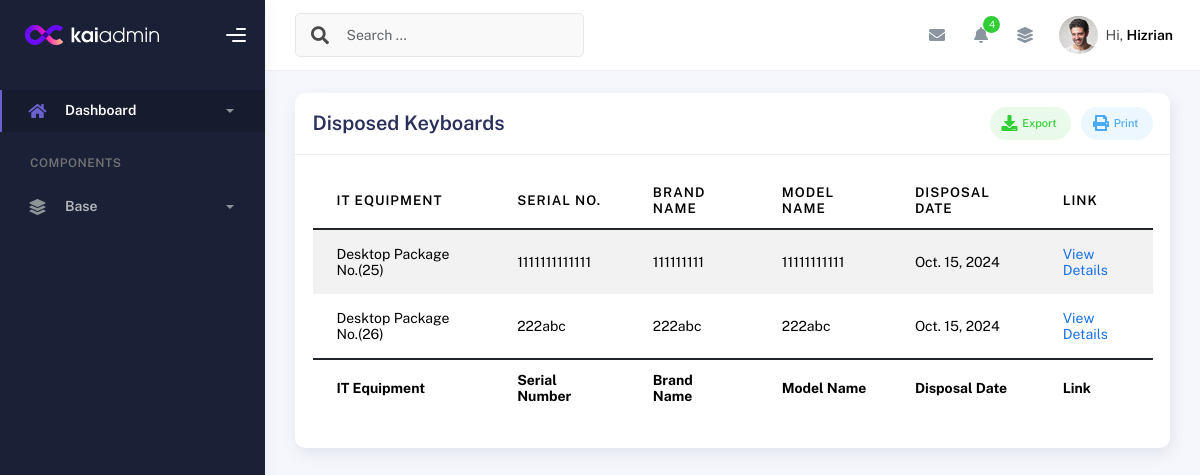
The page /disposed_keyboards/ on the database as committed earlier.
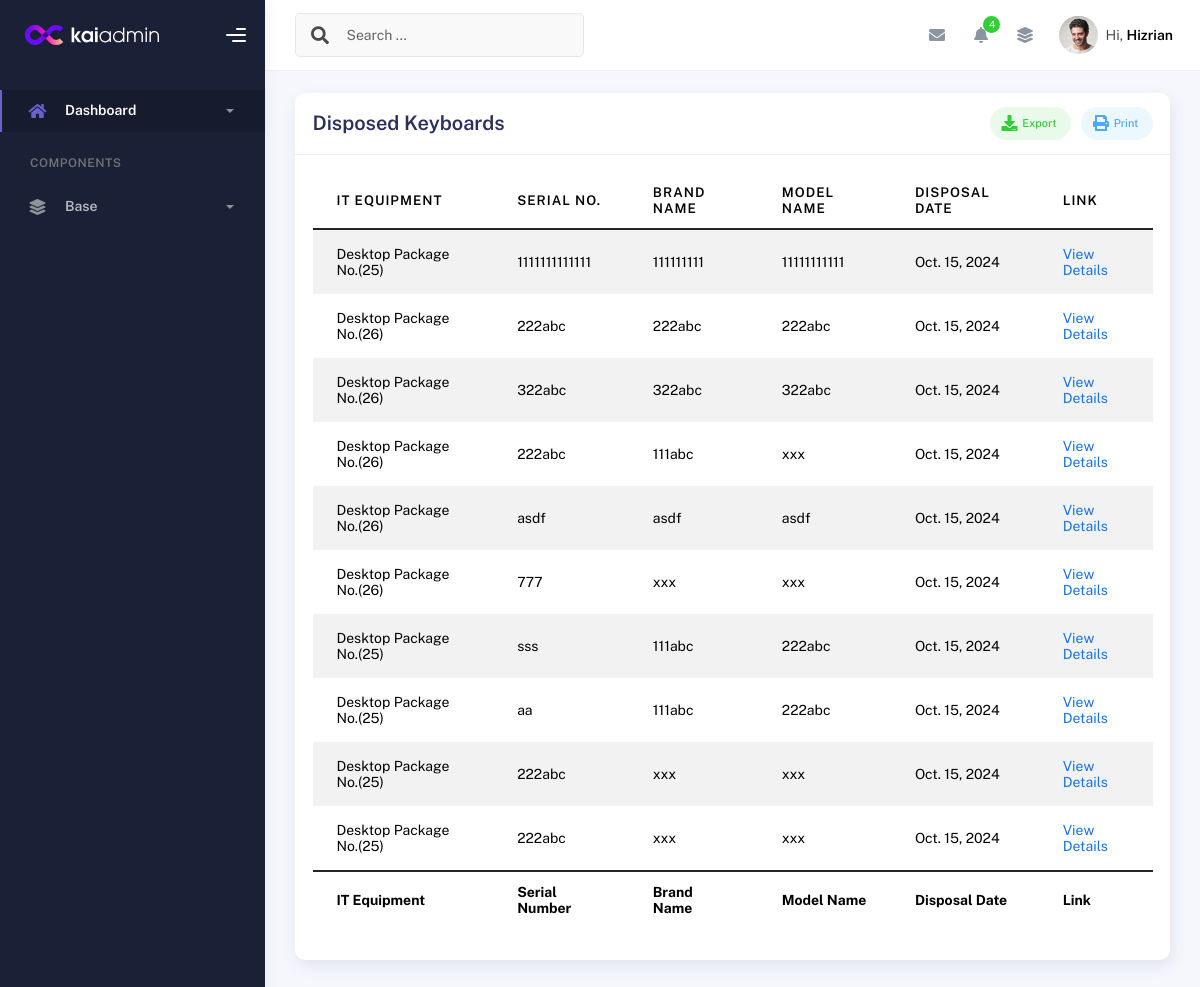
The same page on the database as committed later.
### inventory/models.py (models this page shows, shortened)
class DisposedKeyboard(models.Model):
    keyboard = models.ForeignKey(KeyboardDetails, on_delete=models.CASCADE)
    disposal_date = models.DateField(default=timezone.now)

class KeyboardDetails(models.Model):
    id = models.IntegerField(primary_key=True)  # Allow manual assignment
    desktop_package = models.ForeignKey(Desktop_Package, related_name='keyboards', on_delete=models.CASCADE)
    keyboard_sn = models.CharField(max_length=255)
    brand = models.CharField(max_length=255)
    model = models.CharField(max_length=255)
    is_disposed = models.BooleanField(default=False)  # To indicate if the keyboard is disposed

class Desktop_Package(models.Model):
    is_disposed = models.BooleanField(default=False)
    disposal_date = models.DateField(null=True, blank=True)
    created_at = models.DateTimeField(auto_now_add=True)
    updated_at = models.DateTimeField(auto_now=True)
    def __str__(self):
        return f"Desktop Package No.({self.pk})"

### inventory/views.py (the view)
# urls.py: path('disposed_keyboards/', views.disposed_keyboards, name='disposed_keyboards'),
def disposed_keyboards(request):
    disposed_keyboards = DisposedKeyboard.objects.all()
    return render(request, 'disposed_keyboards.html', {'disposed_keyboards': disposed_keyboards})

### templates/disposed_keyboards.html (shortened to what this page needs)
{% extends 'base.html' %}
{% block content %}
<div class="container">
  <div class="page-inner">
    <div class="row">
      <div class="col-md-12">
        <div class="card">
          <div class="card-header">
            <div class="card-head-row">
              <h4 class="card-title">Disposed Keyboards</h4>
              <div class="card-tools">
                <a href="#" class="btn btn-label-success btn-round btn-sm me-2">
                  Export
                </a>
                <a href="#" class="btn btn-label-info btn-round btn-sm">
                  Print
                </a>
              </div>
            </div>
          </div>
          <div class="card-body">
            <div class="table-responsive">
              <table id="disposed-keyboards-table" class="display table table-striped table-hover">
                <thead>
                  <tr>
                    <th>IT Equipment</th>
                    <th>Serial No.</th>
                    <th>Brand Name</th>
                    <th>Model Name</th>
                    <th>Disposal Date</th>
                    <th>Link</th>
                  </tr>
                </thead>
                <tfoot>
                  <tr>
                    <th>IT Equipment</th>
                    <th>Serial Number</th>
                    <th>Brand Name</th>
                    <th>Model Name</th>
                    <th>Disposal Date</th>
                    <th>Link</th>
                  </tr>
                </tfoot>
                <tbody>
                  {% for disposed_keyboard in disposed_keyboards %}
                  <tr>
                    <td>{{ disposed_keyboard.keyboard.desktop_package }}</td>
                    <td>{{ disposed_keyboard.keyboard.keyboard_sn }}</td>
                    <td>{{ disposed_keyboard.keyboard.brand }}</td>
                    <td>{{ disposed_keyboard.keyboard.model }}</td>
                    <td>{{ disposed_keyboard.disposal_date }}</td>
                    <td>
                      <a href="{% url 'desktop_detailed_view' disposed_keyboard.keyboard.desktop_package.id %}">
                        <span class="sub-item">View Details</span>
                      </a>
                    </td>
                  </tr>
                  {% endfor %}
                </tbody>
              </table>
            </div>
          </div>
        </div>
      </div>
    </div>
  </div>
</div>
{% endblock %}

Rows that differ between the two databases and show on the page:
added DisposedKeyboard: keyboard.desktop_package "Desktop Package No.(26)", keyboard.keyboard_sn "322abc", keyboard.brand "322abc", keyboard.model "322abc", disposal_date "Oct. 15, 2024"
added DisposedKeyboard: keyboard.desktop_package "Desktop Package No.(26)", keyboard.keyboard_sn "222abc", keyboard.brand "111abc", keyboard.model "xxx", disposal_date "Oct. 15, 2024"
added DisposedKeyboard: keyboard.desktop_package "Desktop Package No.(26)", keyboard.keyboard_sn "asdf", keyboard.brand "asdf", keyboard.model "asdf", disposal_date "Oct. 15, 2024"
added DisposedKeyboard: keyboard.desktop_package "Desktop Package No.(26)", keyboard.keyboard_sn "777", keyboard.brand "xxx", keyboard.model "xxx", disposal_date "Oct. 15, 2024"
added DisposedKeyboard: keyboard.desktop_package "Desktop Package No.(25)", keyboard.keyboard_sn "sss", keyboard.brand "111abc", keyboard.model "222abc", disposal_date "Oct. 15, 2024"
added DisposedKeyboard: keyboard.desktop_package "Desktop Package No.(25)", keyboard.keyboard_sn "aa", keyboard.brand "111abc", keyboard.model "222abc", disposal_date "Oct. 15, 2024"
added DisposedKeyboard: keyboard.desktop_package "Desktop Package No.(25)", keyboard.keyboard_sn "222abc", keyboard.brand "xxx", keyboard.model "xxx", disposal_date "Oct. 15, 2024"
added DisposedKeyboard: keyboard.desktop_package "Desktop Package No.(25)", keyboard.keyboard_sn "222abc", keyboard.brand "xxx", keyboard.model "xxx", disposal_date "Oct. 15, 2024"
